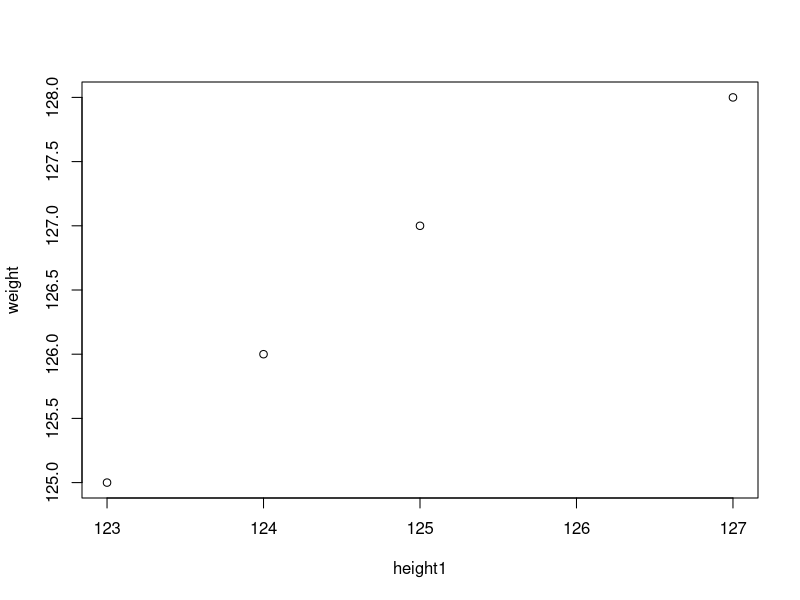
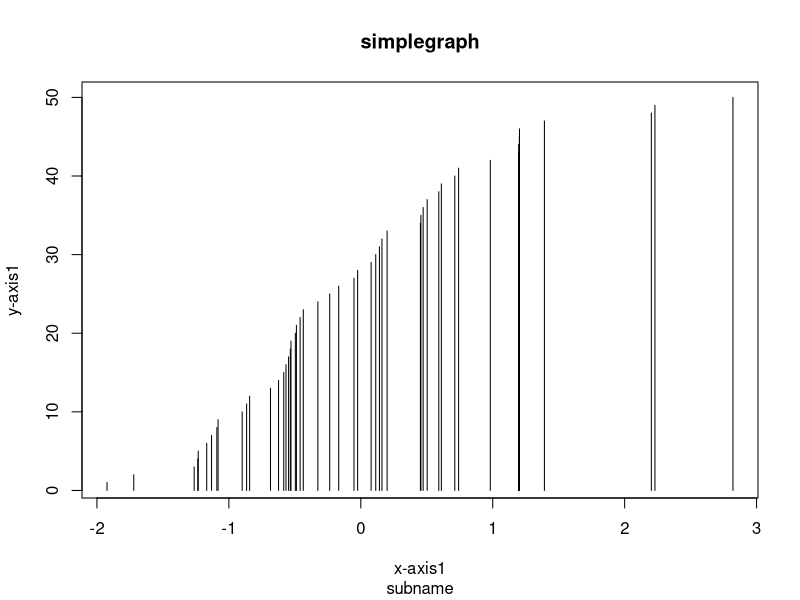
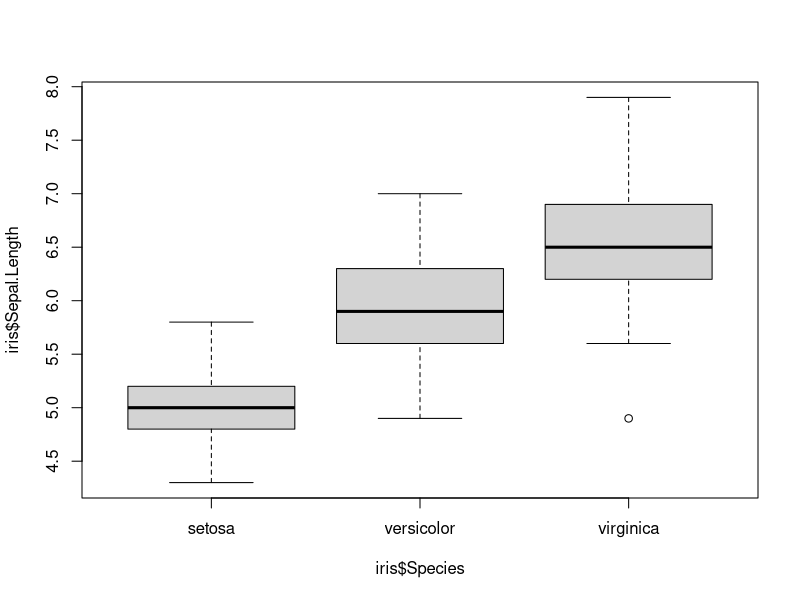
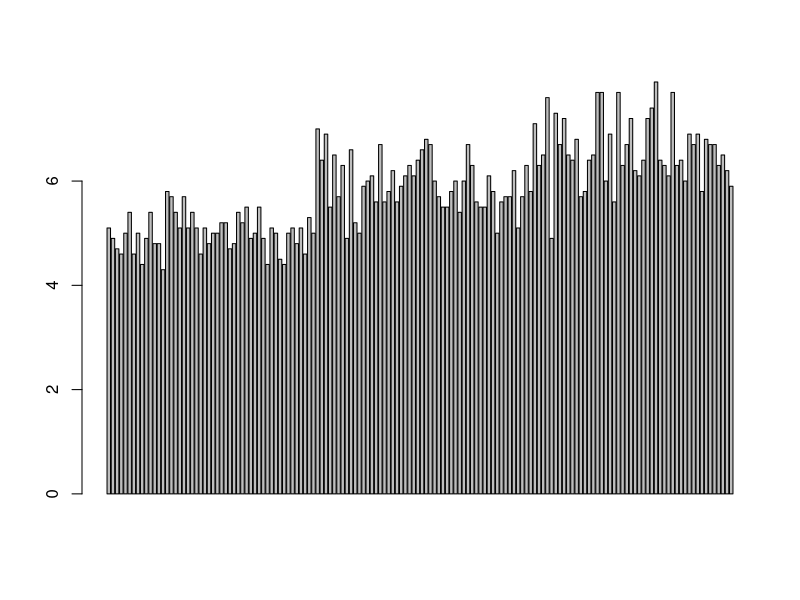
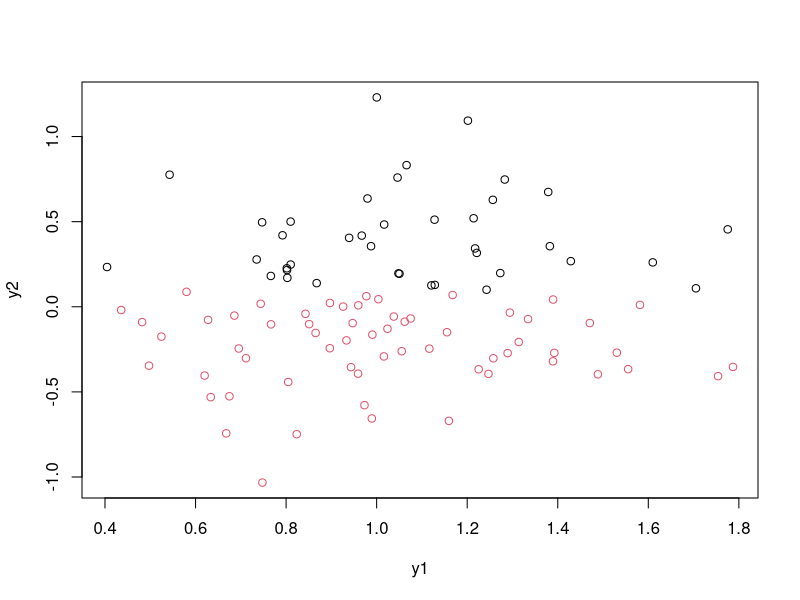

Source code (R) for these figures, in order:
height<-c(123,124,125,127)
weight<-c(125,126,127,128)
plot(height,weight,xlab="height1",ylab="weight")

x<-sort(rnorm(50))
y<-c(1:50)
plot(x,y,xlab="x-axis1",ylab="y-axis1",type="h",main="simplegraph",sub="subname")

points(x,cex=0.5,col="dark red")

head(iris)
boxplot(iris$Sepal.Length ~ iris$Species)

head(iris)
barplot(iris$Sepal.Length)
png("barplotting for sepallength.png",width=400,height=400,res=72)

z<-data.frame(y1=rnorm(100,1,0.3),y2=rnorm(100,0,0.4))
ch<-kmeans(z,2,iter.max= 15,nstart =1)
plot(z,col=ch$cluster)


